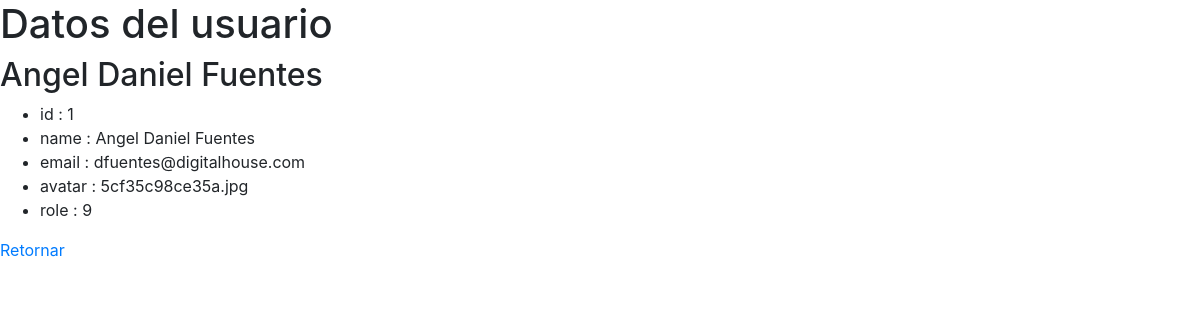
Screenshot of /mostrarUsuarioAdmin.php?id=1 with the database file from the repository.
### tables this page shows
CREATE TABLE `users` (
  `id` int(11) NOT NULL AUTO_INCREMENT,
  `name` varchar(50) NOT NULL,
  `email` varchar(50) NOT NULL,
  `avatar` varchar(50) NOT NULL,
  `password` varchar(200) NOT NULL,
  `role` int(11) NOT NULL,
  PRIMARY KEY (`id`)
);

### clases/Query.php (called while the page is built, shortened)
<?php
class Query{
    static public function mostrarUsuario($pdo,$tabla,$idUsuario){
        $sql = "select $tabla.id, $tabla.name, $tabla.email, $tabla.avatar,$tabla.role from $tabla where $tabla.id = '$idUsuario'";
        $query = $pdo->prepare($sql);
        $query->execute();
        $usuarioEncontrado=$query->fetchAll(PDO::FETCH_ASSOC);
        return $usuarioEncontrado;
    }
}

### mostrarUsuarioAdmin.php (the view, shortened to what this page needs)
<!DOCTYPE html>
<?php
require_once("autoload.php");
$id_usuario=$_GET["id"];
$usuarioSeleccionado = Query::mostrarUsuario($pdo,'users',$id_usuario)
?>
<html lang="es" dir="ltr">
  <head>
      <link rel="stylesheet" href="https://stackpath.bootstrapcdn.com/bootstrap/4.3.1/css/bootstrap.min.css">
  </head>
  <body>
    <h1>Datos del usuario</h1>
    <?php foreach ($usuarioSeleccionado as $key => $value):?>
      <h2><?= $value["name"] ;?></h2>
    <?php endforeach;?>
    <ul>
    <?php foreach ($usuarioSeleccionado as $index => $attributes) : ?>
      <?php foreach($attributes as $key => $value): ?>
        <li><?= $key." : ".$value ?> </li>
      <?php endforeach;?>
    <?php endforeach;?>
    </ul>
    <a href="listadoUsuariosAdmin.php">Retornar</a>
  </body>
</html>

### rows the page displays
users: name "Angel Daniel Fuentes", key "id", id "1", key "name", key "email", email "dfuentes@digitalhouse.com", key "avatar", avatar "5cf35c98ce35a.jpg", key "role", role "9"
